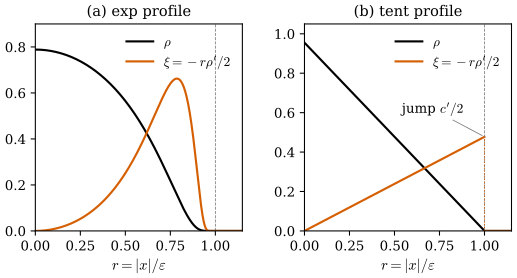

Generate this figure with Python:
"""Figure 47.1.2: the kernel profiles of [BLM17] Section 8.1.1, normalised in R^2 (n = 2) as in [BLM17] Section 1.

(a) the exp profile rho(r) = c exp(-1/(1 - r^2)) and its natural partner xi(r) = -r rho'(r) / n (Section 47.5);
(b) the tent profile rho(r) = c' (1 - r) and its natural partner xi(r) = c' r / n, which jumps at r = 1.
Both rho and xi are normalised so that 2 pi int_0^1 f(r) r dr = 1 (the integral of f(|x|) over R^2 is 1);
the natural partner of a normalised rho is automatically normalised (Proposition 47.5.2).

Run from the project root: PYTHONPATH=tools python3 chapters/47-paper-varifold-approximation/figures/fig-47-1-2-kernel-profiles.py
"""
import os

for _k in ("OMP_NUM_THREADS", "OPENBLAS_NUM_THREADS", "MKL_NUM_THREADS"):
    os.environ.setdefault(_k, "4")  # keep BLAS from using every core

import sys
from pathlib import Path

import numpy as np

sys.path.insert(0, str(Path(__file__).resolve().parents[1] / "lib"))
import dgfig  # noqa: E402

dgfig.setup()
import matplotlib.pyplot as plt  # noqa: E402

import var47 as v  # noqa: E402

C = dgfig.COLORS
K = v.pairs(2)
r = np.linspace(0, 1.15, 1200)

fig, axes = plt.subplots(1, 2, figsize=(6.4, 2.8), sharey=False, gridspec_kw={"wspace": 0.3})
for ax, (key, title) in zip(axes, (("natural exp", r"(a) exp profile"), ("natural tent", r"(b) tent profile"))):
    p = K[key]
    c_rho, c_xi = v.normaliser(p.rho, 2), v.normaliser(p.xi, 2)
    assert abs(c_rho - c_xi) < 1e-9          # the natural partner is normalised with the same constant
    rr = r[r < 1]
    ax.plot(r, c_rho * p.rho(r), color=C["main"], lw=1.6, label=r"$\rho$")
    ax.plot(rr, c_xi * p.xi(rr), color=C["normal"], lw=1.6, label=r"$\xi = -r\rho'/2$")
    ax.plot(r[r >= 1], 0 * r[r >= 1], color=C["normal"], lw=1.6)
    ax.set_xlabel(r"$r = |x|/\varepsilon$")
    ax.set_xlim(0, 1.15)
    ax.set_title(title, fontsize=11)
    ax.legend(frameon=False, fontsize=10, loc="upper right")
    ax.axvline(1.0, color=C["aux"], lw=0.6, ls="--")
axes[0].set_ylim(0, 0.9)
axes[1].set_ylim(0, 1.05)
# the jump of the natural tent partner at r = 1: c' / 2
c_t = v.normaliser(v.rho_tent, 2)
axes[1].plot([1, 1], [0, c_t / 2], color=C["normal"], lw=0.8, ls=":")
axes[1].annotate(r"jump $c'/2$", (1.0, c_t / 2), xytext=(-62, 18), textcoords="offset points", fontsize=10,
                 arrowprops=dict(arrowstyle="-", color=C["aux"], lw=0.6))
assert abs(c_t - 3 / np.pi) < 1e-9
assert abs(v.normaliser(v.rho_exp, 2) - 2.1436) < 1e-4
dgfig.save(fig, __file__)
